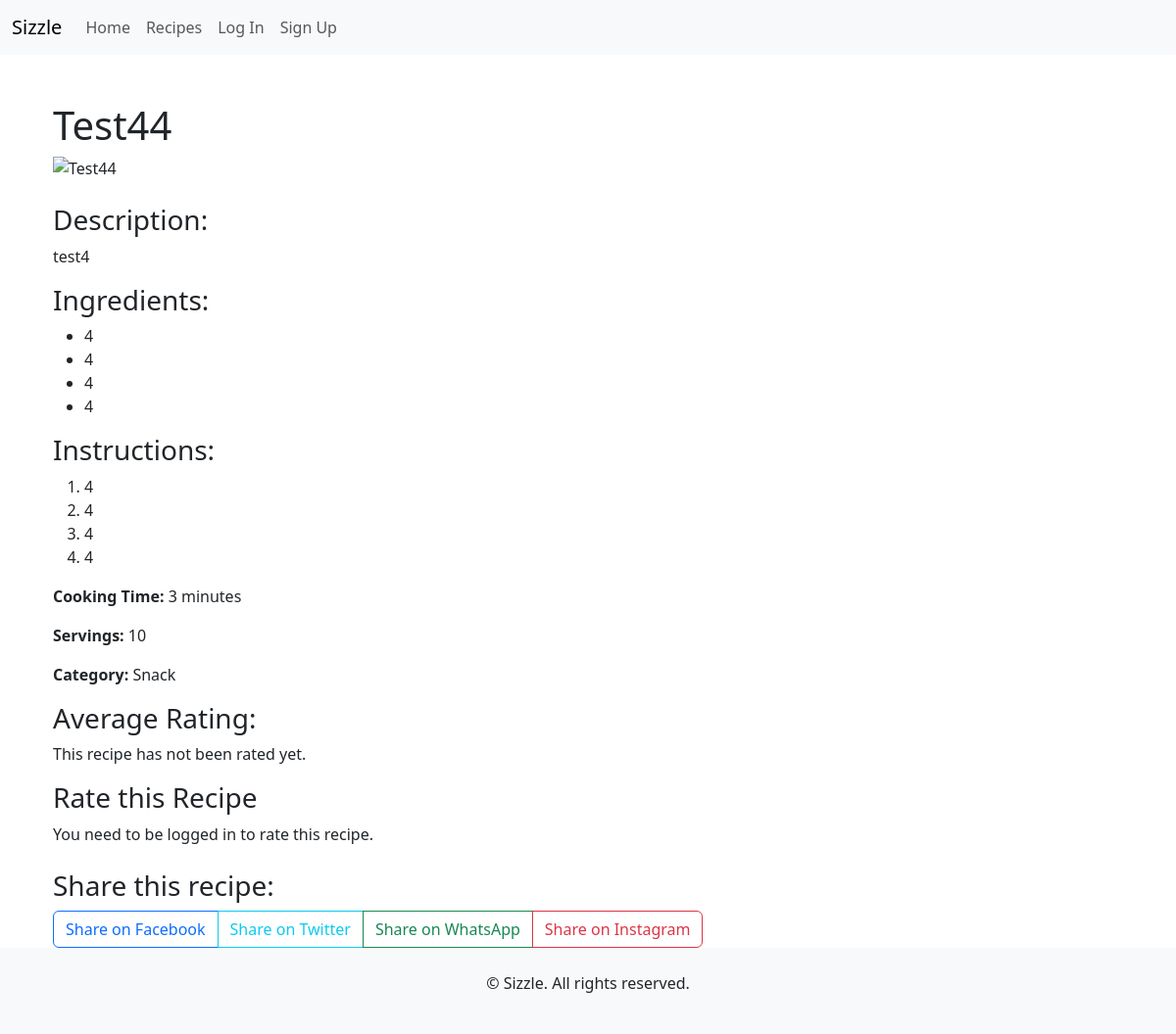
Page /recipe/test44/ on the committed database.
### recipes/models.py (models this page shows, shortened)
class Recipe(models.Model):
    title = models.CharField(max_length=35, unique=True)
    slug = models.SlugField(max_length=45, unique=True)
    author = models.ForeignKey(User, on_delete=models.CASCADE, related_name="user_recipes")
    featured_image = CloudinaryField('image', default='placeholder')
    description = models.TextField(max_length=45)
    ingredients = models.TextField(null=True, blank=True)
    instructions = models.TextField()
    cooking_time = models.IntegerField()
    servings = models.IntegerField()
    category = models.CharField(max_length=100, null=True, blank=True)
    created_on = models.DateTimeField(auto_now_add=True)
    average_rating = models.FloatField(default=0)
    class Meta:
        ordering = ['-created_on']

### recipes/views.py (the view)
# urls.py: path('recipe/<slug:slug>/', views.recipe_detail, name='recipe_detail'), # Recipe detail page
def recipe_detail(request, slug):
    recipe = get_object_or_404(Recipe, slug=slug)
    existing_rating = None
    if request.user.is_authenticated:
        existing_rating = recipe.ratings.filter(user=request.user).first()
    if request.method == 'POST':
        if request.user.is_authenticated:
            rating_form = RatingForm(request.POST)
            if rating_form.is_valid():
                if existing_rating:
                    existing_rating.score = rating_form.cleaned_data['score']
                    existing_rating.save()
                    messages.success(request, 'Your rating has been updated!')
                else:
                    rating = rating_form.save(commit=False)
                    rating.recipe = recipe
                    rating.user = request.user
                    rating.save()
                    messages.success(request, 'Your rating has been submitted!')
                recipe.update_average_rating()
                return redirect('recipe_detail', slug=slug)
            else:
                messages.error(request, 'Please correct the errors below.')
        else:
            messages.error(request, 'You need to be logged in to rate this recipe.')
    else:
        rating_form = RatingForm()
    return render(request, 'recipes/recipe_detail.html', {
        'recipe': recipe,
        'rating_form': rating_form,
        'existing_rating': existing_rating,
    })

### templates/recipes/recipe_detail.html (shortened to what this page needs)
{% extends 'base.html' %}
{% block content %}
<div class="container mt-5">
    <h1>{{ recipe.title }}</h1>
    {% if recipe.featured_image %}
    <img src="{{ recipe.featured_image.url }}" alt="{{ recipe.title }}" class="img-fluid mb-4">
    {% endif %}
    <h3>Description:</h3>
    <p>{{ recipe.description }}</p>
    <h3>Ingredients:</h3>
    <ul>
        {% for ingredient in recipe.ingredients.splitlines %}
        <li>{{ ingredient }}</li>
        {% endfor %}
    </ul>
    <h3>Instructions:</h3>
    <ol>
        {% for instruction in recipe.instructions.splitlines %}
        <li>{{ instruction }}</li>
        {% endfor %}
    </ol>
    <p><strong>Cooking Time:</strong> {{ recipe.cooking_time }} minutes</p>
    <p><strong>Servings:</strong> {{ recipe.servings }}</p>
    <p><strong>Category:</strong> {{ recipe.category }}</p>
    <h3>Average Rating:</h3>
    {% if recipe.average_rating %}
    <p>{{ recipe.average_rating|floatformat:1 }} / 5</p>
    {% else %}
    <p>This recipe has not been rated yet.</p>
    {% endif %}
    <h3>Rate this Recipe</h3>
    {% if user.is_authenticated %}
        <form method="post">
            {% csrf_token %}
            {{ rating_form.as_p }}
            <button type="submit" class="btn btn-primary">Submit Rating</button>
        </form>
        {% if existing_rating %}
            <p>Your current rating: {{ existing_rating.score }}</p>
        {% else %}
            <p>You have not rated this recipe yet.</p>
        {% endif %}
    {% else %}
        <p>You need to be logged in to rate this recipe.</p>
    {% endif %}
    <div class="social-share mt-4">
        <h3>Share this recipe:</h3>
        <div class="btn-group" role="group" aria-label="Social Media Share Buttons">
            <a href="https://www.facebook.com/sharer/sharer.php?u={{ request.build_absolute_uri }}" target="_blank"
                class="btn btn-outline-primary">Share on Facebook</a>
            <a href="https://twitter.com/intent/tweet?text={{ recipe.title }}&url={{ request.build_absolute_uri }}"
                target="_blank" class="btn btn-outline-info">Share on Twitter</a>
            <a href="https://api.whatsapp.com/send?text={{ recipe.title }} {{ request.build_absolute_uri }}"
                target="_blank" class="btn btn-outline-success">Share on WhatsApp</a>
            <button class="btn btn-outline-danger" data-bs-toggle="modal" data-bs-target="#instagramModal">Share on
                Instagram</button>
        </div>
    </div>
</div>
{% endblock %}

### rows in the picture
Recipe: title "Test44", description "test4", cooking_time "3", servings "10", category "Snack"

### other values in the picture
{{ ingredient }} "4" "4" "4" "4"
{{ instruction }} "4" "4" "4" "4"
